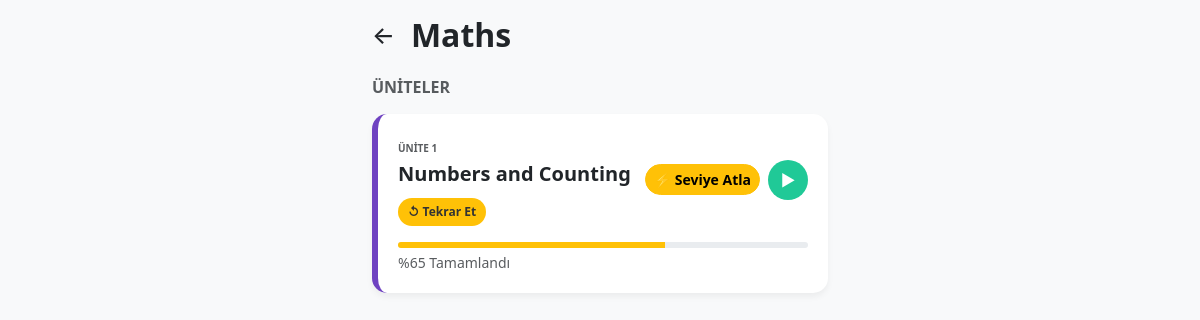
/course/1 (signed in), run on an earlier commit of the app's database.
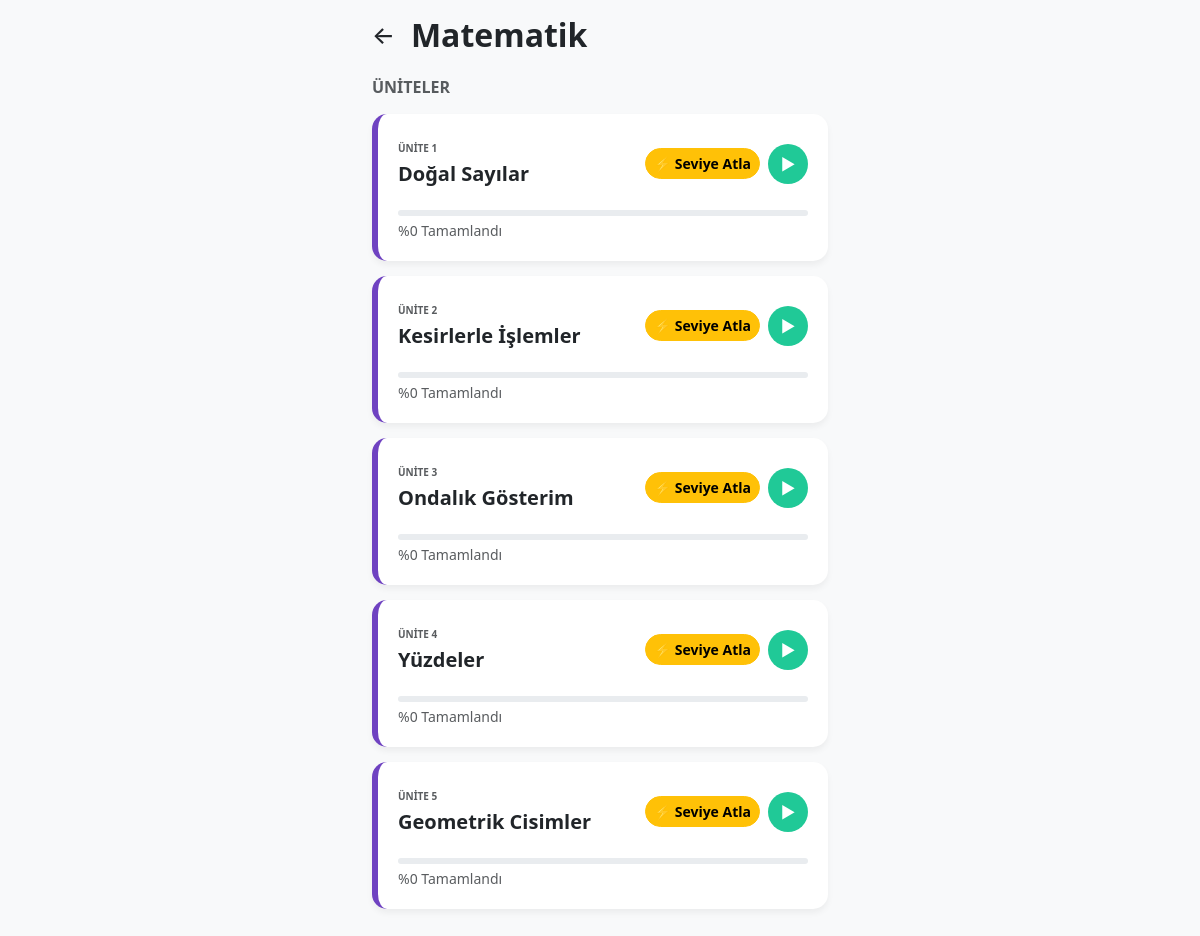
And on a later commit of the database.
### app/models.py (models this page shows)
class Course(db.Model):
    __tablename__ = 'courses'
    course_id = db.Column(db.Integer, primary_key=True)
    course_name = db.Column(db.String(100), nullable=False)
    grade_level = db.Column(db.Integer)
    source_link = db.Column(db.Text)
    modules = db.relationship('Module', backref='course', lazy=True)

class Module(db.Model):
    __tablename__ = 'modules'
    module_id = db.Column(db.Integer, primary_key=True)
    module_name = db.Column(db.String(100), nullable=False)
    course_id = db.Column(db.Integer, db.ForeignKey('courses.course_id'), nullable=False)
    content_type = db.Column(db.String(30))
    sections = db.relationship('Section', backref='module', lazy=True)

### app/student.py (the view)
@student_bp.route('/course/<int:course_id>')
def course_detail(course_id):
    if 'user_id' not in session: return redirect(url_for('student.login'))
    course = Course.query.get_or_404(course_id)
    all_modules = Module.query.filter_by(course_id=course_id).all()
    modules_data = []
    for m in all_modules:
        prog = calculate_progress(session['user_id'], module_id=m.module_id)
        modules_data.append({
            "module_id": m.module_id,
            "module_name": m.module_name,
            "progress": prog # Hesaplanan gerçek yüzde
        })
    return render_template('course_detail.html', course=course, modules=modules_data)

### app/templates/course_detail.html (shortened to what this page needs)
<!DOCTYPE html>
<html lang="tr">
<head>
    <link href="https://cdn.jsdelivr.net/npm/bootstrap@5.3.0/dist/css/bootstrap.min.css" rel="stylesheet">
</head>
<body>
<div class="container py-3">
    <div class="d-flex align-items-center mb-4">
        <a href="{{ url_for('student.home') }}" class="text-decoration-none text-dark h4 mb-0">←</a>
        <h2 class="fw-bold ms-3 mb-0">{{ course.course_name }}</h2>
    </div>
    <h6 class="text-muted fw-bold mb-3">ÜNİTELER</h6>
    {% for module in modules %}
    <div class="module-card">
        <div class="d-flex justify-content-between align-items-center">
            <div>
                <small class="text-uppercase text-muted fw-bold" style="font-size: 10px;">ÜNİTE {{ loop.index }}</small>
                <h5 class="fw-bold mt-1">{{ module.module_name }}</h5>
                {% if module.progress >= 50 %}
                <a href="{{ url_for('student.reset_module', module_id=module.module_id) }}" class="btn-reset mt-1 d-inline-block" onclick="return confirm('Bu üniteyi sıfırlayıp baştan çözmek istiyor musun?')">
                    ↺ Tekrar Et
                </a>
                {% endif %}
            </div>
            <div class="d-flex gap-2 align-items-center">
                <button onclick="upgradeLevel({{ module.module_id }}, this)" class="btn btn-warning rounded-pill fw-bold btn-sm" title="Başarın %70 üzerindeyse tıkla!">
                    ⚡ Seviye Atla
                </button>
                <a href="{{ url_for('student.module_content', module_id=module.module_id) }}" class="btn btn-start rounded-circle" style="width:40px; height:40px; display:flex; align-items:center; justify-content:center;">
                    ▶
                </a>
            </div>
        </div>
        <div class="progress mt-3" style="height: 6px;">
            <div class="progress-bar bg-warning" style="width: {{ module.progress }}%"></div>
        </div>
        <small class="text-muted mt-1 d-block">%{{ module.progress }} Tamamlandı</small>
    </div>
    {% endfor %}
</div>
</body>
</html>

### app/templates/course_detail.html (style rules this page uses)
body { background-color: #f8f9fa; }
.container { max-width: 480px; }
.module-card { background: white; border-radius: 15px; padding: 20px; margin-bottom: 15px; border-left: 6px solid #6f42c1; box-shadow: 0 4px 6px rgba(0,0,0,0.05); position: relative; }
.btn-start { background-color: #20c997; color: white; border: none; }

What changed in the data, as far as the page shows it:
removed Module: module_name "Numbers and Counting", progress "65"
changed Course: course_name "Maths" → "Matematik"
added Module: module_name "Doğal Sayılar", progress "0"
added Module: module_name "Kesirlerle İşlemler", progress "0"
added Module: module_name "Ondalık Gösterim", progress "0"
added Module: module_name "Yüzdeler", progress "0"
added Module: module_name "Geometrik Cisimler", progress "0"
